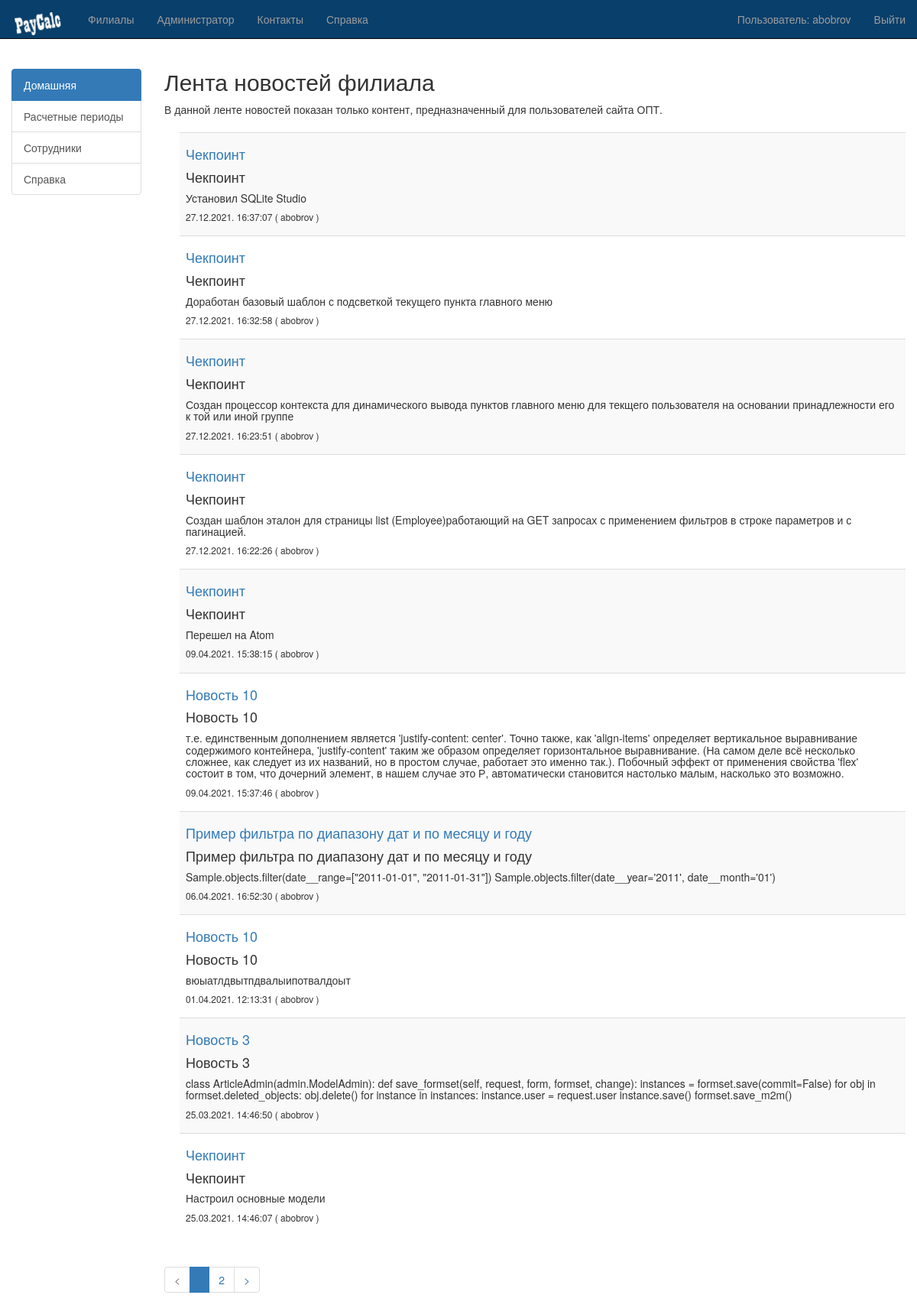
Page /opt/ (signed in) on the earlier database version.
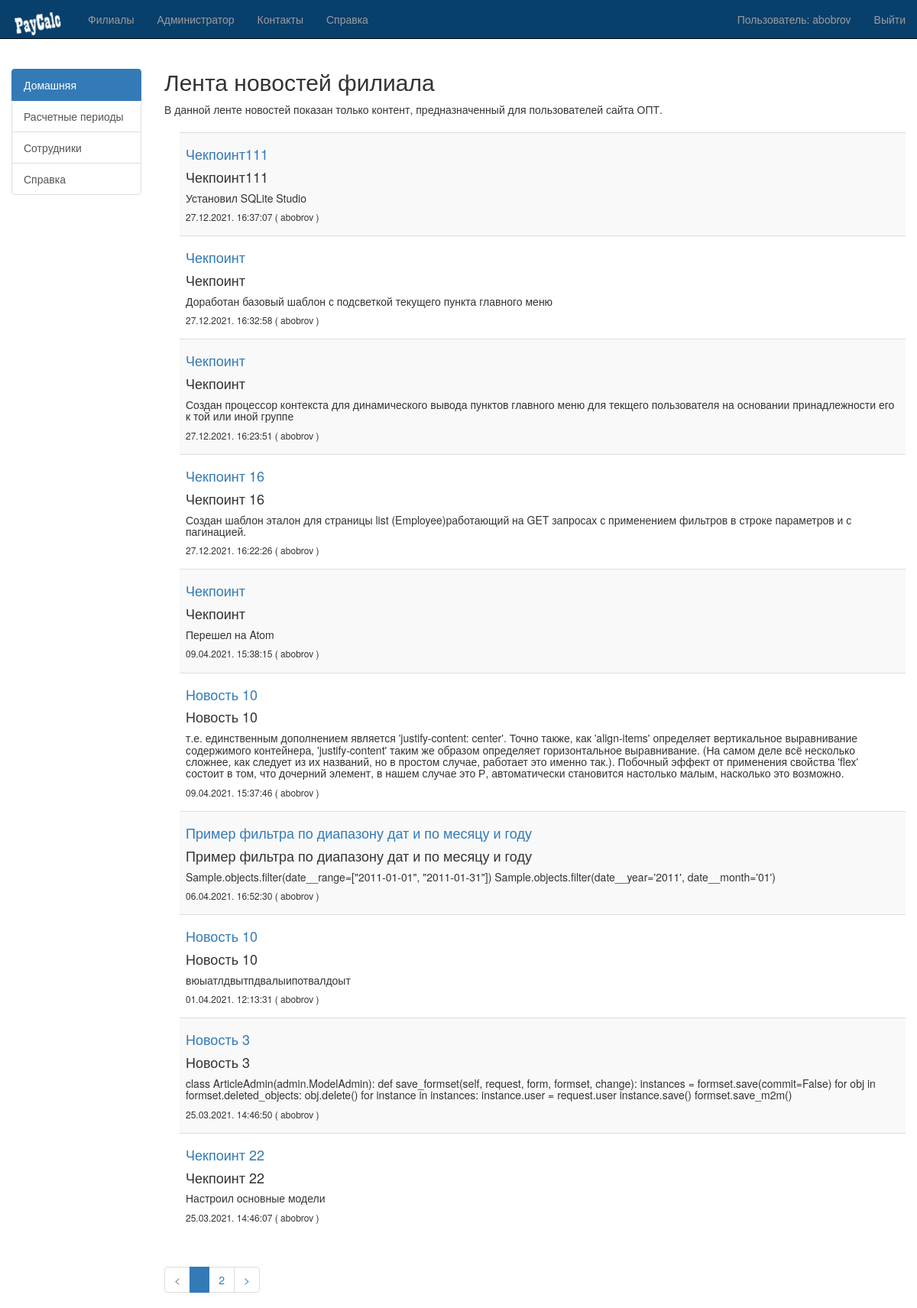
Same page on the later database version.
### opt/models.py (models this page shows, shortened)
class MainMenue(models.Model):
    menue_name = models.CharField(max_length=80,
                                blank=False,
                                db_index=True,
                                unique=True,
                                verbose_name='Название',
                                help_text='*обязательное уникальное поле, не более 80 символов')
    menue_sort = models.IntegerField(blank=False,
                                db_index=True,
                                unique=True,
                                verbose_name='Сортировка',
                                help_text='*обязательное уникальное поле, целое число')
    menue_parent = models.IntegerField(blank=True,
                                default=0,
                                db_index=True,
                                unique=False,
                                verbose_name='Родительский элемент',
                                help_text='*необязательное поле, целое число')
    menue_url = models.CharField(max_length=256,
                                blank=False,
                                verbose_name='Ссылка на страницу',
                                help_text='*обязательное поле, не более 256 символов')
    menue_icon = models.CharField(max_length=256,
                                blank=True,
                                verbose_name='Ссылка на иконку',
                                help_text='*необязательное поле, не более 256 символов')
    menue_help = models.CharField(max_length=256,
                                blank=True,
                                verbose_name='Вспомогательный текст',
                                help_text='*необязательное поле, не более 256 символов')
    menue_access = models.CharField(max_length=256,
                                blank=True,
                                verbose_name='Кортеж с группами доступа (разрешения)',
                                help_text='*необязательное поле, не более 256 символов')
    creator = models.ForeignKey(User, on_delete=models.PROTECT, null=False, default=4, verbose_name='Создатель')
    insertDateTime = models.DateTimeField(default=timezone.now, null=False, verbose_name='Создано')
    class Meta:
        verbose_name_plural = 'Пункты меню'  # название модели во множественном числе
        verbose_name = 'Пункт меню'  # название модели в единственном числе
        ordering = ['menue_sort']  # последовательность полей, для сортировки записей

### core/models.py (models this page shows, shortened)
class Notice (models.Model):
    title = models.CharField(max_length=256, blank=False, db_index=True, verbose_name='Заголовок')
    content = models.TextField(default='', blank=True, verbose_name='Содержание')
    filial = models.ManyToManyField(
        to='core.Branches', related_name='title_branches',
        blank=False, verbose_name='Филиал'
    )
    published = models.DateTimeField(auto_now_add=True, db_index=True, verbose_name='Опубликовано')
    creator = models.ForeignKey(User, on_delete=models.PROTECT, verbose_name='Опубликовал')
    def get_filials_str(self):
        str_value = ''
        notice_id = self.pk
        branches = Branches.objects.raw('''SELECT cb.id, cb.title, cb.license_num, cb.address, cb.phone
                                            FROM core_notice_filial cnf
                                            INNER JOIN core_branches cb on cb.id = cnf.branches_id
                                            WHERE cnf.notice_id = %s''', [notice_id])
        for branch in branches:
            str_value += branch.title + '; '
        return str_value
    get_filials_str.boolean = False
    get_filials_str.short_description = 'Филиал'
    class Meta:
        verbose_name_plural = 'Объявления'    # название модели во множественном числе
        verbose_name = 'Объявление'    # название модели в единственном числе
        ordering = ['-published']    # последовательность полей, для сортировки записей

### opt/views.py (the view)
# urls.py: path('', index, name='index'),
@login_required
@group_required('buh','opt')
def index(request):
    user = request.user
    title = "Лента новостей филиала"
    annotation = "В данной ленте новостей показан только контент, предназначенный для пользователей сайта ОПТ."
    msg = None
    page_param = request.GET.get('page')
    if page_param != 'none':
        cur_page_num = page_param
    else:
        cur_page_num = 1
    notices = Notice.objects.filter(filial__id='1')    # фильтр по Днепр-Опт
    paginator = Paginator(notices, 10)  # 10 строк на каждой странице
    try:
        obj_list_paginated = paginator.page(cur_page_num)
    except PageNotAnInteger:
        obj_list_paginated = paginator.page(1)
    except EmptyPage:
        obj_list_paginated = paginator.page(paginator.num_pages)
    fltr_str = ""
    fltr_count = 0
    return render(request, "opt/index.html", {'ntcs': obj_list_paginated,
                                                'fltr_str': fltr_str,
                                                'fltr_count': fltr_count,
                                                'title': title,
                                                'annotation': annotation,
                                                'msg': msg})

### opt/context_processors.py (called while the page is built, shortened)
def sidebarmenue(request):
    user = request.user # текущий пользователь
    if user.is_authenticated:
        if user.is_superuser:
            return {"menue_list": MainMenue.objects.all()}
    else:
        return {"menue_list": MainMenue.objects.filter(menue_access='')}

### opt/views.py (called while the page is built)
def group_required(*group_names):
    def in_groups(u):
        if u.is_authenticated:
            if u.is_superuser or u.groups.filter(name__in=group_names):
                return True
        return False
    return user_passes_test(in_groups)

### opt/templates/opt/index.html (shortened to what this page needs)
{% extends "base_generic.html" %}
{% block content %}
{% load static %}
<div>
    <h2>{{ title }}</h2>
    <p>{{ annotation }}</p>
</div>
<div style="margin-left:20px;margin-top:20px">
    {% if ntcs %}
    <table class="table table-sm table-striped">
        <tbody class="table">
            {% for n in ntcs %}
            <tr>
                <th>
                    <h4><a href="/opt/notice/{{ n.pk }}/">{{ n.title }}</a></h4>
                    <h4>{{ n.title }}</h4>
                    <h5>{{ n.content }}</h5>
                    <h6>{{ n.published|date:"d.m.Y. H:i:s"}}   ( {{ n.creator }} )</h6>
                </th>
            </tr>
            {% endfor %}
        </tbody>
    </table>
    {% else %}
    <p>Нет новостей в базе данных для данного филиала.</p>
    {% endif %}
</div>
{% include "../pagination.html" with obj_list=ntcs cur_page_num=page_num fltr=fltr_str %}
{% endblock %}

### opt/templates/base_generic.html (shortened to what this page needs)
﻿<!DOCTYPE html>
<html lang="en">
<head>
    <link rel="stylesheet" href="https://maxcdn.bootstrapcdn.com/bootstrap/3.3.7/css/bootstrap.min.css">
    {% load static %}
        <link rel="stylesheet" href="{% static 'css/styles.css' %}">
</head>
<body>
   <nav class="navbar navbar-inverse navbar-fixed-top">
        <div class="container-fluid">
            <div class="navbar-header">
                <a class="navbar-brand" href="/opt/">
                    <img src="{% static 'Images/' %}/paycalc-logo.png" alt="PayCalc" style="width:70px;">
                </a>
            </div>
            <div id="navbar" class="navbar-collapse collapse">
                <ul class="nav navbar-nav navbar-left">
                    <li>
                        <a href="/">Филиалы</a>
                    </li>
                    <li>
                        <a href="/admin/">Администратор</a>
                    </li>
                    <li>
                        <a href="#">Контакты</a>
                    </li>
                    <li>
                        <a href="#">Справка</a>
                    </li>
                </ul>
                <ul class="nav navbar-nav navbar-right">
                    {% if user.is_authenticated %}
                        <li>
                            <p class="navbar-text">Пользователь: {{ user.get_username }}</p>
                        </li>
                        <li>
                            <a href="{% url 'logout'%}?next={{request.path}}">Выйти</a>
                        </li>
                    {% else %}
                        <li>
                            <a href="{% url 'login'%}?next={{request.path}}">Войти</a>
                        </li>
                    {% endif %}
                </ul>
            </div>
        </div>
   </nav>
    <div class="container-fluid">
        <div class="row">
            <div class="col-sm-2 sidebar">
                {% block sidebar %}
                <div class="list-group" id="list-tab" role="tablist">
                    {% for menue_obj in menue_list %}
                        {% if request.path == menue_obj.menue_url %}
                        <a class="list-group-item list-group-item-action active"
                            id="list-home-list"
                            data-bs-toggle="list"
                            href="{{ menue_obj.menue_url }}"
                            role="tab">{{ menue_obj.menue_name }}
                        </a>
                        {% else %}
                        <a class="list-group-item list-group-item-action"
                            id="list-home-list"
                            data-bs-toggle="list"
                            href="{{ menue_obj.menue_url }}"
                            role="tab">{{ menue_obj.menue_name }}
                        </a>
                        {% endif %}
                    {% endfor %}
                </div>
                {% endblock %}
            </div>
            <div class="col-sm-10 ">
                {% block content %}
                {% endblock %}
            </div>
        </div>
    </div>
</body>
</html>

### opt/templates/pagination.html
<div class="d-flex justify-content-center">
    <nav aria-label="Page navigation">
        <ul class="pagination">
            {% if obj_list.has_previous %}
            <li class="page-item">
                <a class="page-link" href="?page={{ obj_list.previous_page_number }}{{ fltr }}"><</a>
            </li>
            {% else %}
            <li class="page-item disabled">
                <a class="page-link" href=""><</a>
            </li>
            {% endif %}
            {% for page in obj_list.paginator %}
                {% if page.number == obj_list.number %}
                <li class="page-item active">
                    <a class="page-link" href="?page={{ page.number }}{{ fltr }}">﻿<span class="sr-only">{{ page.number }}</span></a>
                </li>
                {% else %}
                <li class="page-item">
                    <a class="page-link" href="?page={{ page.number }}{{ fltr }}">﻿{{ page.number }}</a>
                </li>
                {% endif %}
            {% endfor %}
            {% if obj_list.has_next %}
            <li class="page-item">
                <a class="page-link" href="?page={{ obj_list.next_page_number }}{{ fltr }}">></a>
            </li>
            {% else %}
            <li class="page-item disabled">
                <a class="page-link" href="">></a>
            </li>
            {% endif %}
        </ul>
    </nav>
</div>

### opt/static/css/styles.css (style rules this page uses)
.list-group { margin-top: 20px; padding: 0; list-style: inside; }
.navbar-inverse { background-color: #093f6b; }
.row { margin-top: 50px; }

Differences in the rows shown:
changed Notice "Установил SQLite Studio": title "Чекпоинт" → "Чекпоинт111"
changed Notice: title "Чекпоинт" → "Чекпоинт 16"
changed Notice "Настроил основные модели": title "Чекпоинт" → "Чекпоинт 22"
